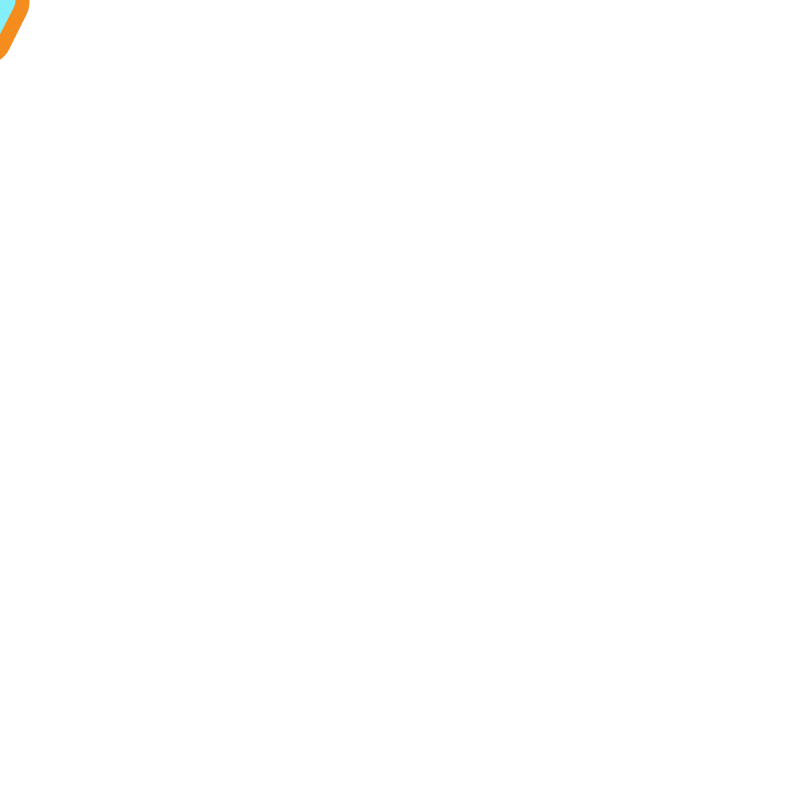
Frame 1 (no input)
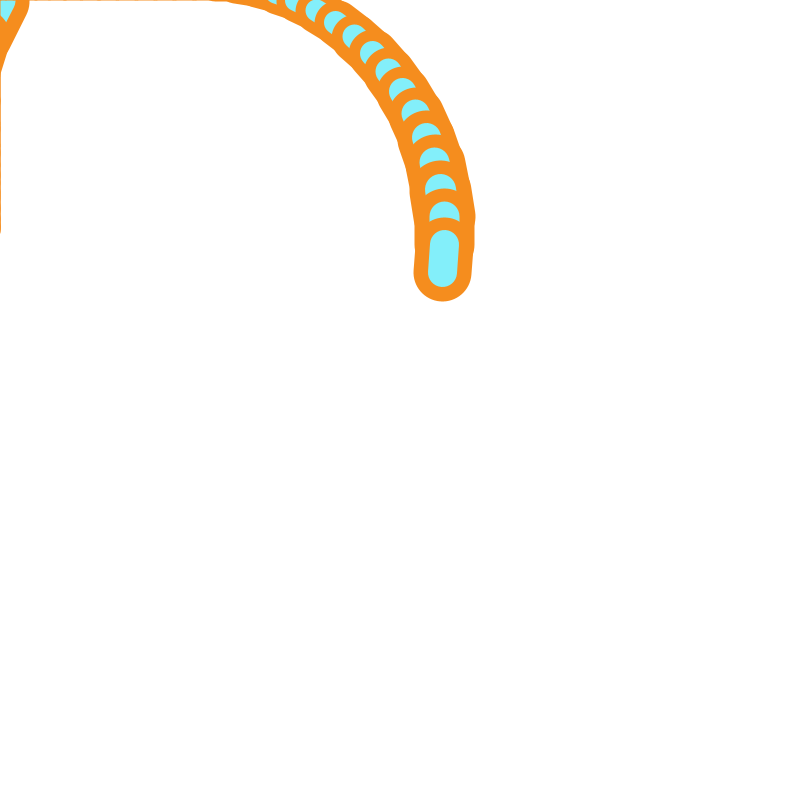
Frame 60 (the mouse pressed at the canvas centre just before this capture)
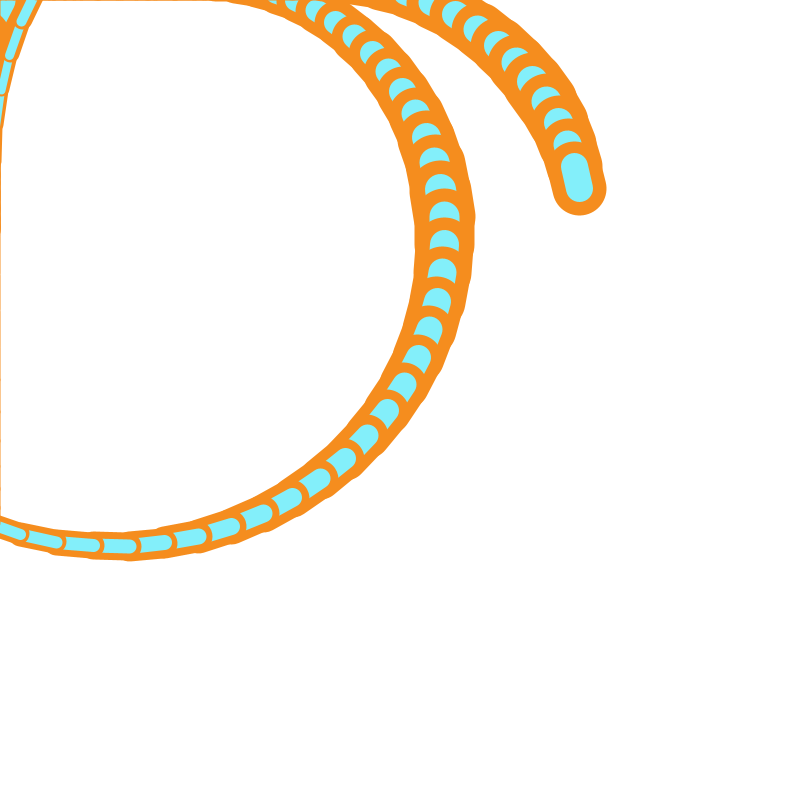
Frame 120 (the mouse held since frame 60 and released just before this capture)

The Processing sketch that drew these frames (run headless with seeded random() and noise(); from frame 60 on, the mouse is pressed at the canvas centre):

// Processing sketch: processing_171626
// ── processing_171626.pde

int n = 0;
float angle = random(PI);
float xj, yj, x, y;
float maxWidth = 30;
float maxLength = 40;
float lineLength = maxLength;
float lineWidth = maxWidth;
float angleIncr = 0.1;
float widthIncr = 1;
float lengthIncr = 0.5;
 
void setup() 
{
  size(800, 800);
  background(255);
 stroke(131,239,250);

  xj = 0;
  yj = 0;
}
 
void draw() 
{
  x = constrain(xj+ lineLength*cos(angle), -lineWidth, width + lineWidth);
  y = constrain(yj+ lineLength *sin(angle), -lineWidth, height + lineWidth);
  float vx = constrain(xj + 2 *cos(angle), -lineWidth, width + lineWidth);
  float vy = constrain(yj + 2 *sin(angle), -lineWidth, height + lineWidth);
 
  strokeWeight(lineWidth*2);
  stroke(245,141,30);
  line(vx, vy, x, y);
  strokeWeight(lineWidth);
  stroke(131,239,250);
  line(xj, yj, x, y);
  xj = x;
  yj = y;
  lineWidth-= widthIncr;
  lineLength-= lengthIncr;
  angle+= angleIncr;
   
  if (lineWidth < 3 || lineWidth > maxWidth) 
  {
    widthIncr = -widthIncr;
  }
 
  if (lineLength < 20 || lineLength > maxLength) 
  {
    lengthIncr = -lengthIncr;
  }
}
